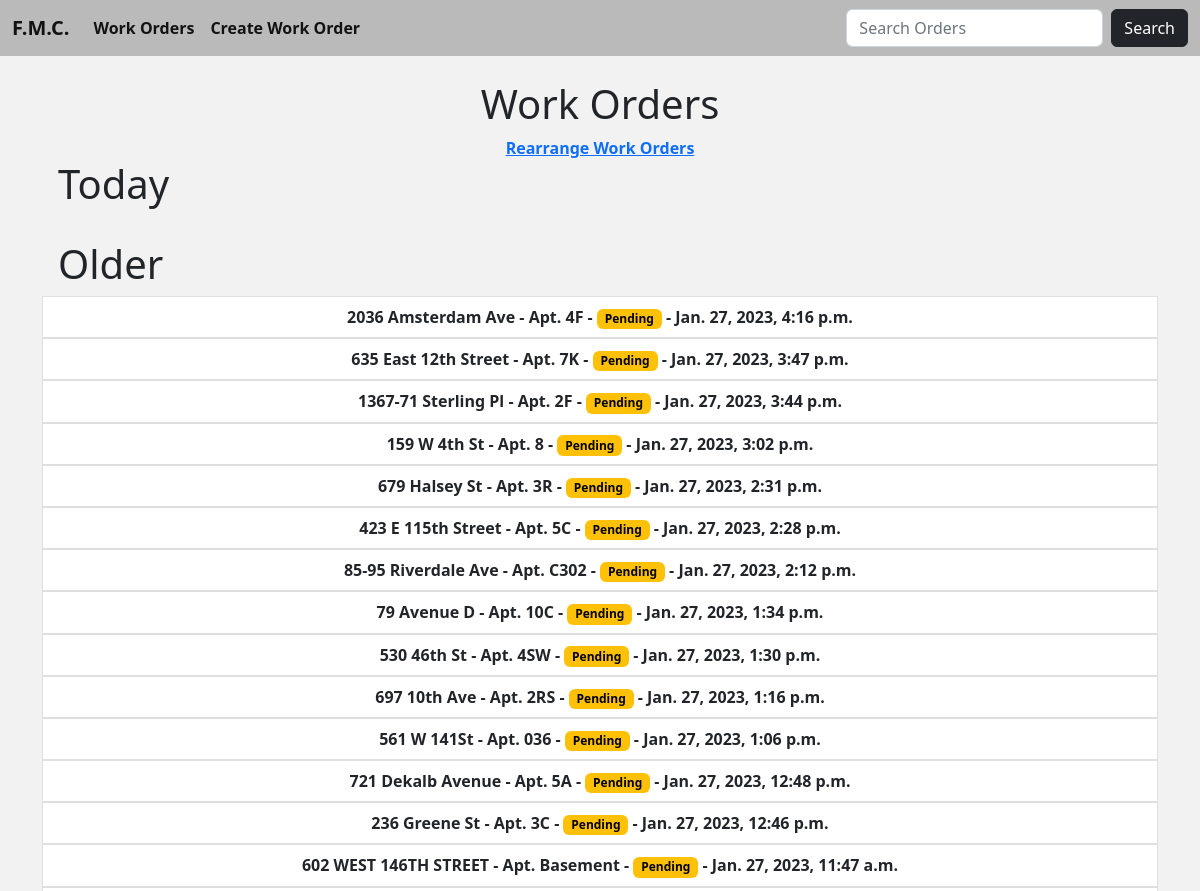
Before: / (upper part) with the older database file.
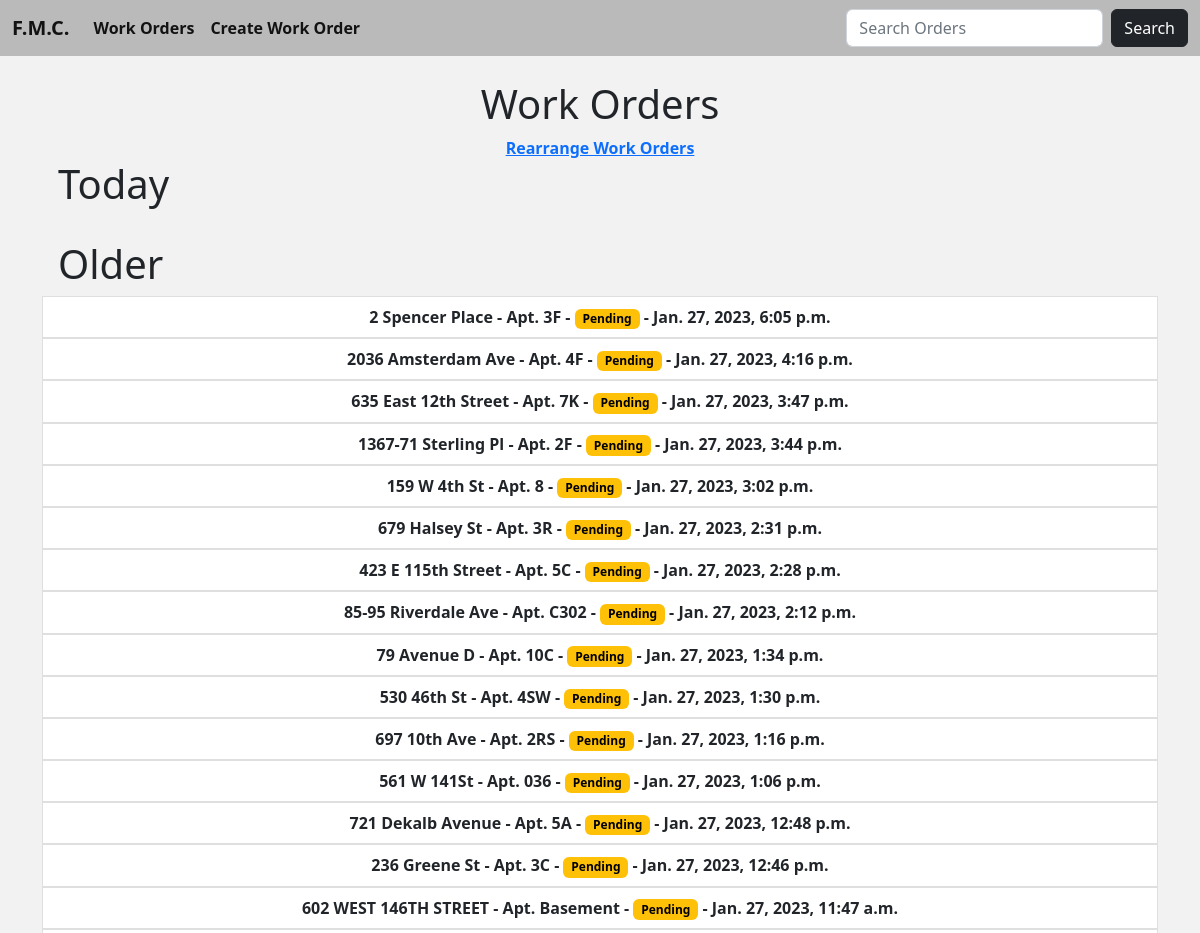
After: the same page with the newer database file.
### fmc/models.py (models this page shows, shortened)
class Work(models.Model):
    company = models.CharField('Management Company', max_length=64, blank=True)
    address = models.CharField(max_length=64)
    apartment = models.CharField(max_length=64)
    city = models.CharField(max_length=64, null=True)
    zip_code = models.IntegerField('Zip Code', null=True, blank=True)
    state = models.CharField(max_length=12, choices=STATE_CHOICES, default='NEW YORK')
    appliance = models.CharField(max_length=64)
    phone = models.CharField('Phone Number', max_length=64, null=True, blank=True)
    comments = models.CharField('Description', max_length=64, null=True, blank=True)
    private = models.CharField(max_length=12, choices=PRIVATE_CHOICES, default='')
    status = models.CharField(max_length=12, choices=STATUS_CHOICES, default='Pending')
    date_added = models.DateTimeField(auto_now_add=True, null=True)
    logo = models.ImageField(null=True, blank=True)
    requested = models.DateField(null=True, blank=True)

### fmc/views.py (the view)
# urls.py: path('', WorkOrders.as_view(), name='work-orders'),
class WorkOrders(ListView):
    model = Work
    template_name = 'work_orders.html'
    ordering = ['-date_added']

### fmc/templates/work_orders.html (shortened to what this page needs)
{% extends 'index.html' %}
{% block body %}
    <div class="container">
        <center>
            <h1>Work Orders</h1>
            <a href="{% url 'work-orders-rearrange' %}"><strong>Rearrange Work Orders</strong></a>
        </center>
    </div>
    <h1 class="ps-3">Today</h1>
    <h1 class="ps-3">Older</h1>
<div class="list-group">
    {% for work_orders in object_list %}
        {% if work_orders.date_added.day != work_orders.date_added.now.day %}
            <center>
                <a href="{% url 'work-order-details' work_orders.pk %}" class="list-group-item list-group-item-action"><strong>{{ work_orders.address }} - Apt. {{ work_orders.apartment }} -
                    {% if work_orders.status == 'Pending' %}
                        <span class="badge text-bg-warning">{{ work_orders.status }}</span></strong>
                    {% elif work_orders.status == '2C2R' %}
                        <span class="badge text-bg-danger">{{ work_orders.status }}</span></strong>
                    {% else %}
                        <span class="badge text-bg-success">{{ work_orders.status }}</span></strong>
                    {% endif %}
                    <strong>- {{ work_orders.date_added }} </strong>
                </a>
            </center>
        {% endif %}
    {% endfor %}
</div>
{% endblock %}

Changed rows visible on the page:
added Work: address "2 Spencer Place", apartment "3F", status "Pending", date_added "Jan. 27, 2023, 6:05 p.m."
